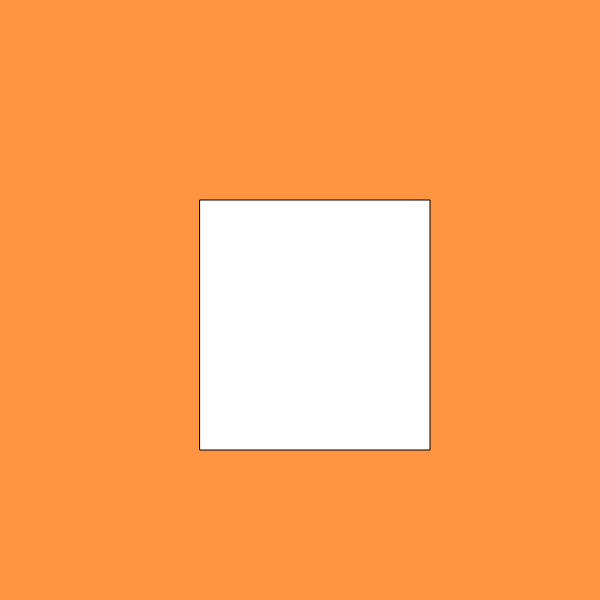
Frame 1 (no input)
Frame 60 (no input): identical to frame 1, image omitted
Frame 120 (the mouse pressed at the canvas centre since frame 60): identical to frame 1, image omitted

The p5.js sketch that drew this single still picture (run headless with seeded random() and noise() and a simulated clock; from frame 60 on, the mouse is pressed at the canvas centre):

// p5.js sketch
// ── sketch.js
function setup() {
  createCanvas(600, 600);
  background(1000, 149, 66);
  rect(200, 200, 230, 250);
}

function draw() {
  
}
